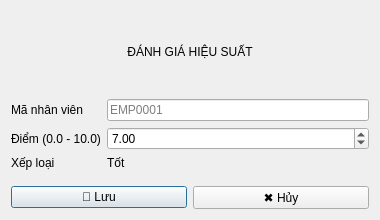
<?xml version="1.0" encoding="UTF-8"?>
<ui version="4.0">
 <class>PerformanceDialog</class>
 <widget class="QDialog" name="PerformanceDialog">
  <property name="geometry">
   <rect><x>0</x><y>0</y><width>380</width><height>220</height></rect>
  </property>
  <property name="windowTitle"><string>Đánh Giá Hiệu Suất</string></property>
  <layout class="QVBoxLayout" name="verticalLayout">
   <item>
    <widget class="QLabel" name="titleLabel">
     <property name="text"><string>ĐÁNH GIÁ HIỆU SUẤT</string></property>
     <property name="alignment"><set>Qt::AlignCenter</set></property>
    </widget>
   </item>
   <item>
    <layout class="QFormLayout" name="formLayout">
     <item row="0" column="0"><widget class="QLabel" name="lblEmpId"><property name="text"><string>Mã nhân viên</string></property></widget></item>
     <item row="0" column="1"><widget class="QLineEdit" name="txtEmpId"><property name="placeholderText"><string>EMP0001</string></property></widget></item>

     <item row="1" column="0"><widget class="QLabel" name="lblScore"><property name="text"><string>Điểm (0.0 - 10.0)</string></property></widget></item>
     <item row="1" column="1">
      <widget class="QDoubleSpinBox" name="spinScore">
       <property name="minimum"><double>0.0</double></property>
       <property name="maximum"><double>10.0</double></property>
       <property name="singleStep"><double>0.5</double></property>
       <property name="value"><double>7.0</double></property>
      </widget>
     </item>

     <item row="2" column="0"><widget class="QLabel" name="lblRating"><property name="text"><string>Xếp loại</string></property></widget></item>
     <item row="2" column="1"><widget class="QLabel" name="lblRatingValue"><property name="text"><string>Tốt</string></property></widget></item>
    </layout>
   </item>
   <item>
    <layout class="QHBoxLayout">
     <item><widget class="QPushButton" name="btnSave"><property name="text"><string>💾 Lưu</string></property></widget></item>
     <item><widget class="QPushButton" name="btnCancel"><property name="text"><string>✖ Hủy</string></property></widget></item>
    </layout>
   </item>
  </layout>
 </widget>
 <resources/>
 <connections/>
</ui>
